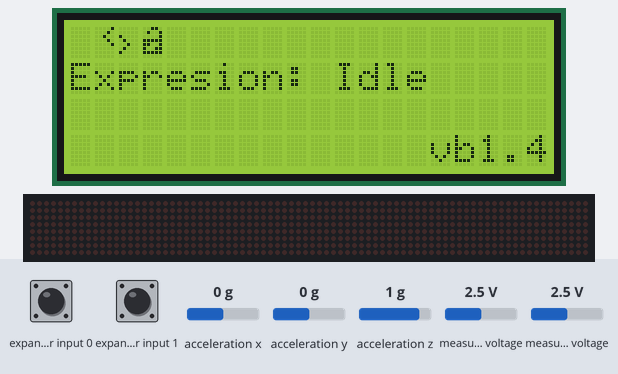
A sketch run on a simulated Arduino Uno, built with avr-gcc and run on an emulated ATmega328P. On the bench: 20×4 character LCD, 80×8 LED matrix. Wiring (inferred from the names in the program): Wii Nunchuk at I2C address 0x52. Inputs (shaded band) come from the test bench; at power-on: expander input 1 HIGH, measured voltage 2.5 V, expander input 0 HIGH, acceleration x 0 g, acceleration y 0 g, acceleration z 1 g.

Above: at 3.9 s.
4.0 s: expander input 1 pulled LOW for 1 s
At 6.0 s:
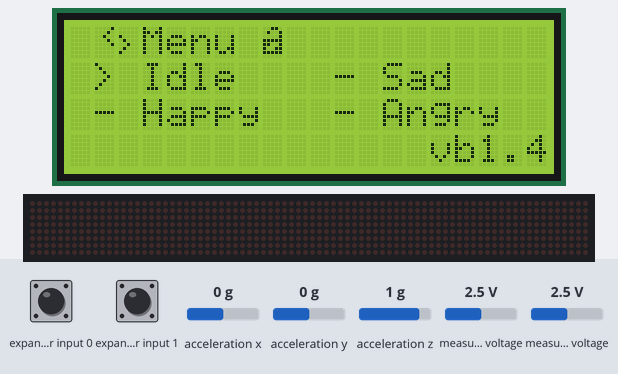
6.5 s: measured voltage (sensor 201) set to 0.1 V
At 7.7 s:
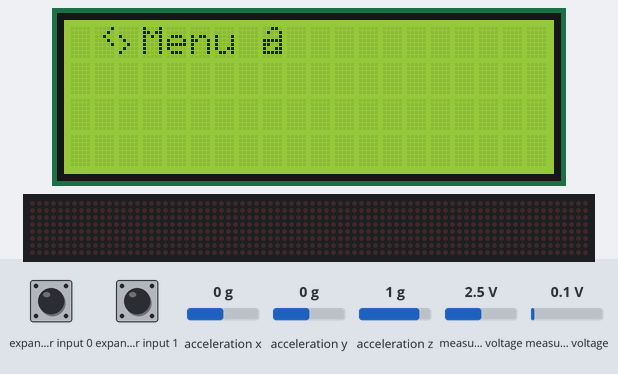
8.6 s: measured voltage (sensor 200) set to 0.1 V
At 11.1 s:
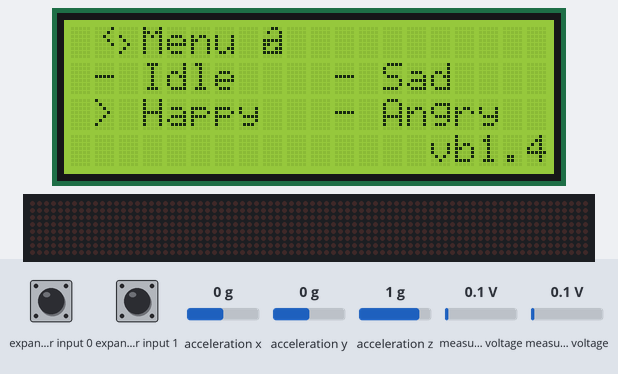
11.6 s: expander input 0 pulled LOW for 0.15 s
At 13.2 s:
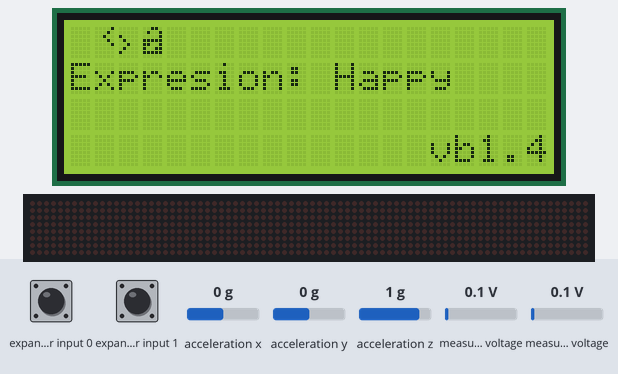
14.3 s: expander input 1 pulled LOW for 3.2 s
At 18.2 s:
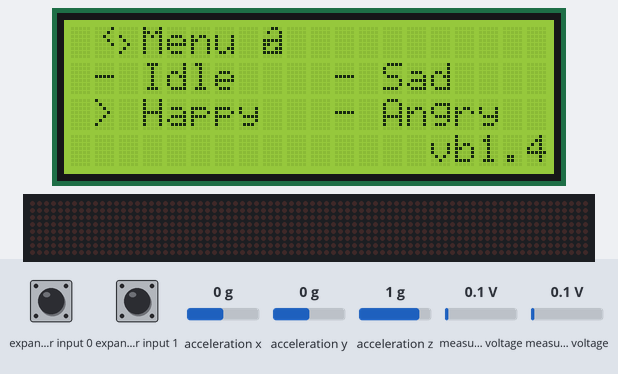
20.5 s: measured voltage (sensor 201) set to 2.5 V
At 21.5 s:
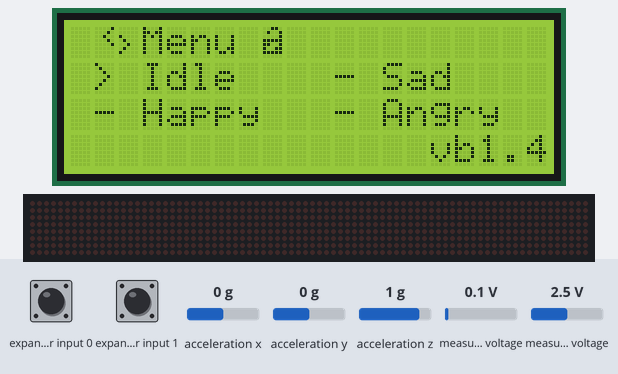
Timing chart, 0 to 23.5 s (numbered marks = the images above; inputs shaded):
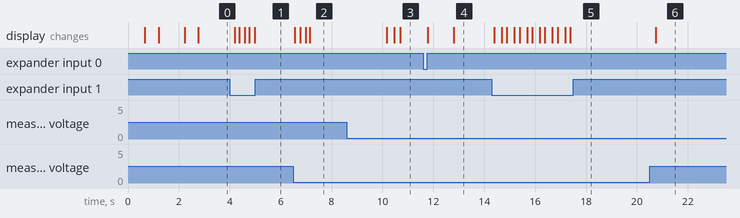

Measured:
- after the input at 4.0 s, the display: changes after 0.20 s (image 1)
- after the input at 6.5 s, the display: first changes after 0.06 s (image 2 shows a later state)
- after the input at 8.6 s, the display: first changes after 1.6 s (image 3 shows a later state)
- after the input at 11.6 s, the display: first changes after 0.18 s (image 4 shows a later state)
- after the input at 14.3 s, the display: changes after 0.10 s (image 5)
- after the input at 20.5 s, the display: changes after 0.24 s (image 6)

The sketch:

vb2.0.ino
```cpp
/*********************************************************
 *** protoOS * vb2.0 ******************* by NeoYandrak ***
 *********************************************************
 *** LED matmatrix MAD2791 for phisical eyes and visor ***
 ********************************************************/

// Include libraries
#include <Wire.h>              //For I2C protocol
#include <LiquidCrystal_I2C.h> //For the LCD display
#include <MaxMatrix.h>         //For the LED matrix
#include "nunchuck_funcs.h"    //For the Nunchuck

//Nunchuck variables
byte joyx, joyy, enter, option;
const int joy_min = 80;
const int joy_max = 170;

//GUI
/*Bool*/ bool isMenuOpened;
bool isDebug = false;
/*Control*/ int cursor = 1;
String current = "Idle";
int currentN = 1;
/*LCD*/ LiquidCrystal_I2C lcd(0x27, 20, 4);

//Status Bar
/*lock*/ bool lock;

//lcd custom icons
byte ch1_L[] = {B00001, B00010, B00100, B00010, B00001, B00000, B00000, B00000};
byte ch1_R[] = {B00000, B00000, B10000, B01000, B00100, B01000, B10000, B00000};
byte lockS[] = {B01110, B10001, B10001, B11111, B11001, B10011, B11111, B00000};
byte openS[] = {B00110, B01001, B00001, B11111, B11001, B10011, B11111, B00000};

//Expresiones
unsigned char noseRight[] = {8, 8, B00000000, B00000000, B10000000, B11000000, B11000000, B11111100, B01111110, B00000000};
unsigned char icon01[] = {8, 8, B00100000, B01111000, B11011110, B11000111, B11111111, B00000000, B00000000, B00000000};
unsigned char icon02[] = {8, 8, B00000000, B00000000, B00000000, B10000000, B11100000, B01111000, B00011110, B00000111};
unsigned char icon03[] = {8, 8, B00000000, B00000000, B00000000, B00000000, B00000111, B00011110, B01111000, B11100000};
unsigned char icon04[] = {8, 8, B00000000, B00000000, B00000000, B11100000, B11111000, B00011110, B00000111, B00000001};
unsigned char Glitch01[] = {8, 8, B00001100, B00000000, B11010100, B10001001, B00010100, B01000111, B11010001, B10100101};
unsigned char Glitch011[] = {8, 8, B00000000, B00000000, B00000000, B11010101, B10000101, B11101010, B00010111, B00000100};
unsigned char Glitch02[] = {8, 8, B01110100, B00000000, B01001011, B10010110, B00010010, B00000000, B00000000, B00000000};
unsigned char Glitch022[] = {8, 8, B10100010, B01010100, B10000110, B00010010, B00000101, B00000000, B00000000, B00000000};
unsigned char Glitch03[] = {8, 8, B00101001, B10101001, B01001011, B00101100, B01110100, B00000000, B00000000, B00000000};
unsigned char Glitch033[] = {8, 8, B01001101, B10011010, B01101001, B10100000, B00001000, B00000000, B00000000, B00000000};
unsigned char Glitch04[] = {8, 8, B00000000, B00000000, B10010101, B10011010, B10010111, B11101010, B10111010, B11010000};
unsigned char Glitch044[] = {8, 8, B00000000, B00000000, B10001000, B10101010, B00011011, B10010101, B00000001, B00000000};
unsigned char Eye02[] = {8, 8, B00000000, B00000000, B00000110, B00001111, B11111111, B11111110, B11111100, B11110000};
unsigned char Eye01[] = {8, 8, B00000000, B00000000, B10000000, B11100000, B01111111, B00011111, B00000111, B00000000};
unsigned char Angry1[] = {8, 8, B00000000, B11000000, B11110000, B11111000, B11111100, B11111100, B11111000, B00000000};
unsigned char Angry2[] = {8, 8, B00000000, B00000001, B00000111, B00011111, B00111111, B01111111, B00111111, B00000000};
unsigned char Spooked1[] = {8, 8, B00000001, B00000111, B00000111, B00001111, B00001111, B00000111, B00000111, B00000001};
unsigned char Spooked2[] = {8, 8, B10000000, B11100000, B11100000, B11110000, B11110000, B11100000, B11100000, B10000000};
unsigned char noseLeft[] = {8, 8, B00000000, B00000000, B00000001, B00000011, B00000011, B00111111, B01111110, B00000000};
unsigned char icon01L[] = {8, 8, B00001000, B00011110, B01111011, B11100011, B11111111, B00000000, B00000000, B00000000};
unsigned char icon02L[] = {8, 8, B00000000, B00000000, B00000000, B00000001, B00000111, B00011110, B01111000, B11100000};
unsigned char icon03L[] = {8, 8, B00000000, B00000000, B00000000, B00000000, B11100000, B01111000, B00011110, B00000111};
unsigned char icon04L[] = {8, 8, B00000000, B00000000, B00000000, B00000111, B00011111, B01111000, B11100000, B10000000};
unsigned char Glitch01L[] = {8, 8, B10100101, B11010001, B01000111, B00001010, B10001001, B11010100, B00001100, B00000000};
unsigned char Glitch011L[] = {8, 8, B00000000, B00000000, B00000000, B10101011, B10100001, B01010111, B11101000, B00100000};
unsigned char Glitch02L[] = {8, 8, B00000000, B00000000, B00000000, B00000000, B00010010, B10010110, B01001011, B01110100};
unsigned char Glitch022L[] = {8, 8, B00000000, B00000000, B00000000, B00000101, B00010010, B10000110, B01010100, B10100010};
unsigned char Glitch03L[] = {8, 8, B00000000, B00000000, B00000000, B01110100, B00101100, B01001011, B10101001, B00101001};
unsigned char Glitch033L[] = {8, 8, B00000000, B00000000, B00000000, B00001000, B10100000, B01101001, B10011010, B01001101};
unsigned char Glitch04L[] = {8, 8, B00000000, B00000000, B10101001, B01011001, B11101001, B01010111, B01011101, B00001011};
unsigned char Glitch044L[] = {8, 8, B00000000, B00000000, B00010001, B00000110, B01010101, B11011000, B10101001, B10000000};
unsigned char Eye02L[] = {8, 8, B00000000, B00000000, B01100000, B11110000, B11111111, B01111111, B00111111, B00001111};
unsigned char Eye01L[] = {8, 8, B00000000, B00000000, B00000001, B00000111, B11111110, B11111000, B11100000, B00000000};
unsigned char Angry2L[] = {8, 8, B00000000, B00000011, B00001111, B00011111, B00111111, B00111111, B00011111, B00000000};
unsigned char Angry1L[] = {8, 8, B00000000, B10000000, B11100000, B11111000, B11111100, B11111110, B11111100, B00000000};
unsigned char Spooked1L[] = {8, 8, B00000001, B00000111, B00000111, B00001111, B00001111, B00000111, B00000111, B00000001};
unsigned char Spooked2L[] = {8, 8, B10000000, B11100000, B11100000, B11110000, B11110000, B11100000, B11100000, B10000000};

//MaxMatrix
int DIN = 6;
int CLK = 7;
int CS = 8;
int maxInUse = 14;
int column1L = 104;
int column2L = 112;
int column3L = 95;
int column4L = 103;
int column1 = 8;
int column2 = 16;
int column3 = -1;
int column4 = 7;
MaxMatrix m(DIN, CS, CLK, maxInUse);

//Others
int loop_cnt = 0;
int counter = 0;
int counter2 = 0;

String version = "vb1.4";

void setup()
{
  //LCD
  lcd.init();
  lcd.backlight();
  lcd.createChar(0, ch1_L);
  lcd.createChar(1, ch1_R);
  lcd.createChar(2, lockS);
  lcd.createChar(3, openS);
  loading(1);

  //Nunchuk
  nunchuck_setpowerpins();
  nunchuck_init();
  loading(2);

  //Expresión
  current = "Idle";
  currentN = 1;
  randomSeed(analogRead(0));
  m.init();
  m.setIntensity(9); //0-15
  m.clear();
  loading(3);

  //GUI
  isMenuOpened = false;
  isDebug = false;
  lock = false;
  loading(4);
  home();
}

void loop()
{
  if (loop_cnt > 150)
  { //150ms
    loop_cnt = 0;

    //Obtener datos Nunchuck
    nunchuck_get_data();
    joyx = nunchuck_joyx();
    joyy = nunchuck_joyy();
    enter = nunchuck_zbutton();
    option = nunchuck_cbutton();

    //Enter Button
    /*if (enter == 1)
    {
      if (option == 1)
      {
        //check eyeControl
        if (lock == false)
        {
          lock = true;
          enter = 0;
          option = 0;
          lcd.clear();
          statusBar();
          lcd.setCursor(0, 1);
          lcd.print("Bloqueado");
          delay(1000);
          home();
        }
        else if (lock == true)
        {
          lock = false;
          enter = 0;
          option = 0;
          lcd.clear();
          statusBar();
          lcd.setCursor(0, 1);
          lcd.print("Desbloqueado");
          delay(1000);
          home();
        }
      }
    }*/

    //isDebug
    if (isDebug == true)
    {
      lcd.clear();
      lcd.setCursor(2, 0);
      lcd.print("Credits");
      lcd.setCursor(1, 2);
      lcd.print("** ch1mera OS ");
      lcd.print(version);
      lcd.setCursor(3, 3);
      lcd.print("by NeoYandrak");
      lcd.setCursor(0, 1);
      lcd.print("====================");
    }

    //isMenuOpened
    if (isMenuOpened == true)
    {
      //**Cursor initilization**
      //joy x
      if (joyx <= joy_min)
      {
        //Serial.println("Caso 1");
        cursor = cursor - 2;
        if (cursor <= 0)
        {
          cursor = 1;
        }
        menu(cursor);
      }
      else if (joyx >= joy_max)
      {
        //Serial.println("Caso 2");
        cursor = cursor + 2;
        if (cursor >= 5)
        {
          cursor = 4;
        }
        menu(cursor);
      }

      //joy y
      if (joyy <= joy_min)
      {
        //Serial.println("Caso 3");
        cursor = cursor + 1;
        if (cursor <= 0)
        {
          cursor = 1;
        }
        menu(cursor);
      }
      else if (joyy >= joy_max)
      {
        //Serial.println("Caso 4");
        cursor = cursor - 1;
        if (cursor >= 5)
        {
          cursor = 4;
        }
        menu(cursor);
      }

      //Select
      if (enter == 1)
      {
        select(cursor);
      }
    }

    if (lock == false)
    {
      //Option Button
      if (option == 1)
      {
        //check isMenuOpened
        if (isMenuOpened == false)
        {
          isMenuOpened = true;
          menu(cursor);
        }
        else if (isMenuOpened == true)
        {
          isMenuOpened = false;
          home();
        }
      }
    }
  }

  loop_cnt++;
  delay(1);
}

void loading(int c)
{
  lcd.clear();
  lcd.setCursor(0, 1);
  lcd.print("   ");
  lcd.write(0);
  lcd.write(1);
  lcd.print(" ch1mera OS");
  switch (c)
  {
  case 1:
    lcd.setCursor(0, 2);
    lcd.print("  ");
    lcd.print(version);
    lcd.print(" Loading.");
    break;
  case 2:
    lcd.setCursor(0, 2);
    lcd.print("  ");
    lcd.print(version);
    lcd.print(" Loading..");
    break;
  case 3:
    lcd.setCursor(0, 2);
    lcd.print("  ");
    lcd.print(version);
    lcd.print(" Loading...");
    delay(500);
    break;
  case 4:
    lcd.setCursor(0, 2);
    lcd.print("       ");
    lcd.print(version);
    break;
  }
  delay(500);
}
void home()
{
  lcd.clear();
  statusBar();
  lcd.setCursor(0, 1);
  lcd.print("Expresion: ");
  lcd.print(current);
  lcd.setCursor(15, 3);
  lcd.print(version);
}
void menu(int c)
{
  lcd.clear();
  statusBar();
  switch (c)
  {
  case 1:
    lcd.setCursor(1, 1);
    lcd.print("> Idle    - Sad    ");
    lcd.setCursor(0, 2);
    lcd.print(" - Happy   - Angry  ");
    lcd.setCursor(15, 3);
    lcd.print(version);
    break;
  case 2:
    lcd.setCursor(0, 1);
    lcd.print(" - Idle    - Sad    ");
    lcd.setCursor(0, 2);
    lcd.print(" > Happy   - Angry  ");
    lcd.setCursor(15, 3);
    lcd.print(version);
    break;
  case 3:
    lcd.setCursor(0, 1);
    lcd.print(" - Idle    > Sad    ");
    lcd.setCursor(0, 2);
    lcd.print(" - Happy   - Angry  ");
    lcd.setCursor(15, 3);
    lcd.print(version);
    break;
  case 4:
    lcd.setCursor(0, 1);
    lcd.print(" - Idle    - Sad    ");
    lcd.setCursor(0, 2);
    lcd.print(" - Happy   > Angry  ");
    lcd.setCursor(15, 3);
    lcd.print(version);
    break;
  }
}
void select(int c)
{
  switch (c)
  {
  case 1:
    current = "Idle";
    currentN = 1;
    break;
  case 2:
    current = "Happy";
    currentN = 2;
    break;
  case 3:
    current = "Sad";
    currentN = 3;
    break;
  case 4:
    current = "Angry";
    currentN = 4;
    break;
  }

  isMenuOpened = false;
  lcd.clear();
  statusBar();
  lcd.setCursor(0, 1);
  lcd.print("      > ");
  lcd.print(current);
  lcd.setCursor(0, 2);
  lcd.print("      selected ");
  lcd.setCursor(15, 3);
  lcd.print(version);
  delay(1000);

  home();
}
void statusBar()
{
  lcd.setCursor(1, 0);
  lcd.write(0);
  lcd.write(1);
  if (isMenuOpened == false)
  {
    if (lock == false)
    {
      lcd.write(3);
    }
    else if (lock == true)
    {
      lcd.write(2);
    }
  }
  else if (isMenuOpened == true)
  {
    lcd.print("Menu ");
    if (lock == false)
    {
      lcd.write(3);
    }
    else if (lock == true)
    {
      lcd.write(2);
    }
  }
}

void expresion()
{
  switch (currentN)
  {
  case 1:
    if (current == "Idle")
    {
      m.writeSprite(104, 0, Eye01L);
      m.writeSprite(96, 0, Eye02L);
      m.writeSprite(8, 0, Eye02);
      m.writeSprite(0, 0, Eye01);
    }
    break;
  case 2:
    if (current == "Happy")
    {
      //program Happy
    }
    break;
  case 3:
    if (current == "Sad")
    {
      //program Sad
    }
    break;
  case 4:
    if (current == "Angry")
    {
      m.writeSprite(64, 0, Glitch044L);
      m.writeSprite(72, 0, Glitch033L);
      m.writeSprite(80, 0, Glitch022L);
      m.writeSprite(88, 0, Glitch011L);
      m.writeSprite(16, 0, Glitch011);
      m.writeSprite(24, 0, Glitch022);
      m.writeSprite(32, 0, Glitch033);
      m.writeSprite(40, 0, Glitch044);
      delay(75);
      counter++;
    }
    if ((counter >= 17) && (counter < 18))
    {
      m.writeSprite(88, 0, icon01L);
      m.writeSprite(80, 0, icon02L);
      m.writeSprite(72, 0, icon03L);
      m.writeSprite(64, 0, icon04L);
      m.writeSprite(40, 0, icon04);
      m.writeSprite(32, 0, icon03);
      m.writeSprite(24, 0, icon02);
      m.writeSprite(16, 0, icon01);
      delay(200);
      counter++;
    }
    if (counter >= 18)
    {
      m.writeSprite(64, 0, Glitch04L);
      m.writeSprite(72, 0, Glitch03L);
      m.writeSprite(80, 0, Glitch02L);
      m.writeSprite(88, 0, Glitch01L);
      m.writeSprite(16, 0, Glitch01);
      m.writeSprite(24, 0, Glitch02);
      m.writeSprite(32, 0, Glitch03);
      m.writeSprite(40, 0, Glitch04);
      delay(75);
      counter = 0;
    }
    break;
  }
  m.writeSprite(88, 0, icon01L); //Mouth and nose
  m.writeSprite(80, 0, icon02L);
  m.writeSprite(72, 0, icon03L);
  m.writeSprite(64, 0, icon04L);
  m.writeSprite(56, 0, noseLeft);
  m.writeSprite(48, 0, noseRight);
  m.writeSprite(40, 0, icon04);
  m.writeSprite(32, 0, icon03);
  m.writeSprite(24, 0, icon02);
  m.writeSprite(16, 0, icon01);
  if (counter2 > 17)
  { //Blink
    for (int i = 0; i < 5; i++)
    {
      column1L = column1L - 1;
      column2L = column2L - 1;
      column1 = column1 - 1;
      column2 = column2 - 1;
      column3L = column3L + 1;
      column4L = column4L + 1;
      column3 = column3 + 1;
      column4 = column4 + 1;
      m.setColumn(column1L, 00000000);
      m.setColumn(column2L, 00000000);
      m.setColumn(column3L, 00000000);
      m.setColumn(column4L, 00000000);
      m.setColumn(column1, 00000000);
      m.setColumn(column2, 00000000);
      m.setColumn(column3, 00000000);
      m.setColumn(column4, 00000000);
      delay(15);
      counter2++;
    }
    column1L = 104;
    column2L = 112;
    column3L = 95;
    column4L = 103;
    column1 = 8;
    column2 = 16;
    column3 = -1;
    column4 = 7;
    counter2 = 0;
  }
  counter2++;
}
```

Source omitted: nunchuck_funcs.h (4992 bytes)
